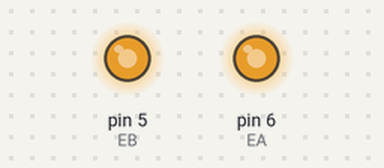
A sketch run on a simulated Arduino Uno, built with avr-gcc and run on an emulated ATmega328P. Shown: output pins drawn as LEDs (lit = HIGH).

Above: at 0.4 s.
At 7.3 s:
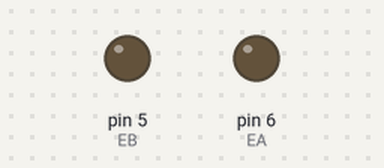
Timing chart, 0 to 8.8 s (numbered marks = the images above):
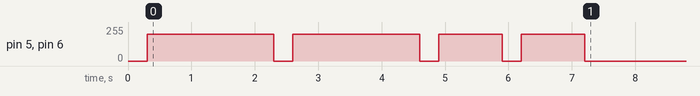

The sketch:

motorControlL298n.ino
```cpp
const byte speed = 200;

const byte EA = 6;
const byte EB = 5;

const byte IA = 4;
const byte IB = 7;
const byte IC = 8;
const byte ID = 9;

byte dir = 0;

void hold()
{
  analogWrite(EA, 0);
  analogWrite(EB, 0);
}

void forward()
{
  analogWrite(EA, speed);
  analogWrite(EB, speed);
  digitalWrite(IA, HIGH);
  digitalWrite(IB, LOW);
  digitalWrite(IC, HIGH);
  digitalWrite(ID, LOW);
}

void backward()
{
  analogWrite(EA, speed);
  analogWrite(EB, speed);
  digitalWrite(IA, LOW);
  digitalWrite(IB, HIGH);
  digitalWrite(IC, LOW);
  digitalWrite(ID, HIGH);
}

void turnRight()
{
  analogWrite(EA, speed);
  analogWrite(EB, speed);
  digitalWrite(IA, LOW);
  digitalWrite(IB, HIGH);
  digitalWrite(IC, HIGH);
  digitalWrite(ID, LOW);
}

void turnLeft()
{
  analogWrite(EA, speed);
  analogWrite(EB, speed);
  digitalWrite(IA, HIGH);
  digitalWrite(IB, LOW);
  digitalWrite(IC, LOW);
  digitalWrite(ID, HIGH);
}

void setup()
{
  delay(300);
  forward();
  delay(2000);
  hold();
  delay(300);
  backward();
  delay(2000);
  hold();
  delay(300);
  turnLeft();
  delay(1000);
  hold();
  delay(300);
  turnRight();
  delay(1000);
  hold();
}

void loop()
{
}
```
